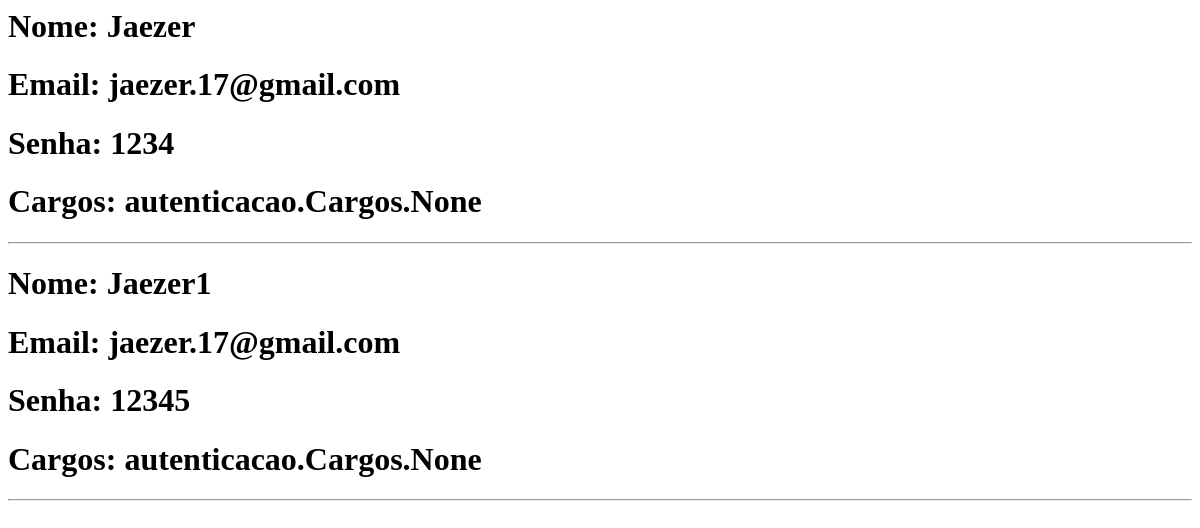
The app's page /autenticacao/listar/, older data.
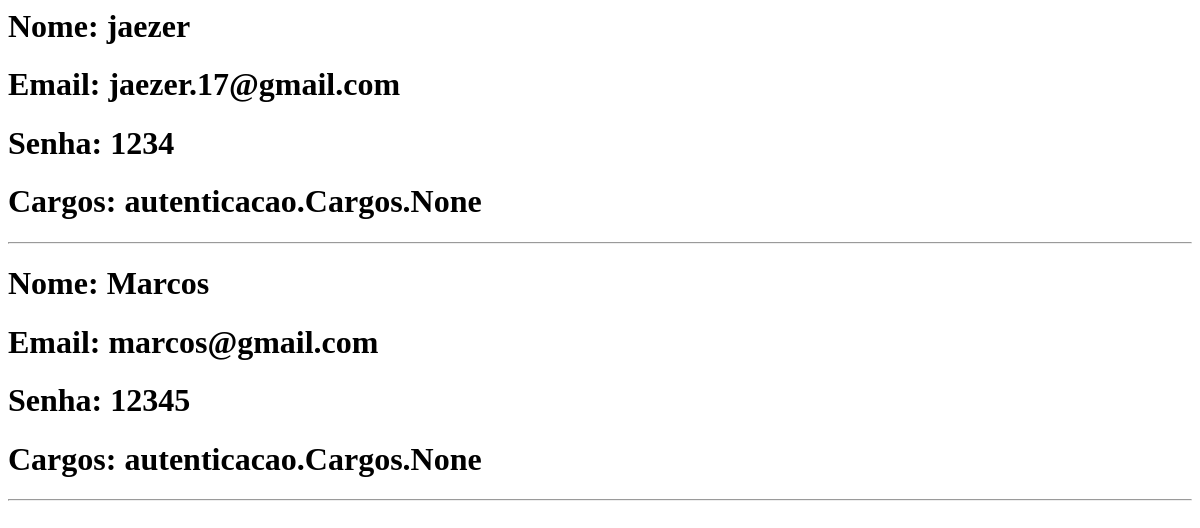
The same page, newer data.
### autenticacao/models.py (models this page shows, shortened)
class Pessoa(models.Model):
    foto = models.ImageField(upload_to="foto")
    nome = models.CharField(max_length=100)
    sobrenomenome = models.CharField(max_length=100)
    email = models.EmailField()
    senha = models.CharField(max_length=100)
    cargo = models.ManyToManyField(Cargos)

### autenticacao/views.py (the view)
# urls.py: path('listar/', views.listar, name='listar'),
def listar(request):
    pessoas = Pessoa.objects.all()
    print(pessoas[0].email)
    return render(request, 'listar/listar.html', {'pessoas': pessoas})

### autenticacao/templates/listar/listar.html
{% for i in pessoas %}
<h1>Nome: {{i.nome}}</h1>
<h1>Email: {{i.email}}</h1>
<h1>Senha: {{i.senha}}</h1>
<h1>Cargos: {{i.cargo}}</h1>
<hr>
{% endfor %}

Row changes from the older to the newer data that the page shows:
removed Pessoa: nome "Jaezer", email "jaezer.17@gmail.com", senha "1234", cargo "autenticacao.Cargos.None"
removed Pessoa: nome "Jaezer1", email "jaezer.17@gmail.com", senha "12345", cargo "autenticacao.Cargos.None"
added Pessoa: nome "jaezer", email "jaezer.17@gmail.com", senha "1234", cargo "autenticacao.Cargos.None"
added Pessoa: nome "Marcos", email "marcos@gmail.com", senha "12345", cargo "autenticacao.Cargos.None"
